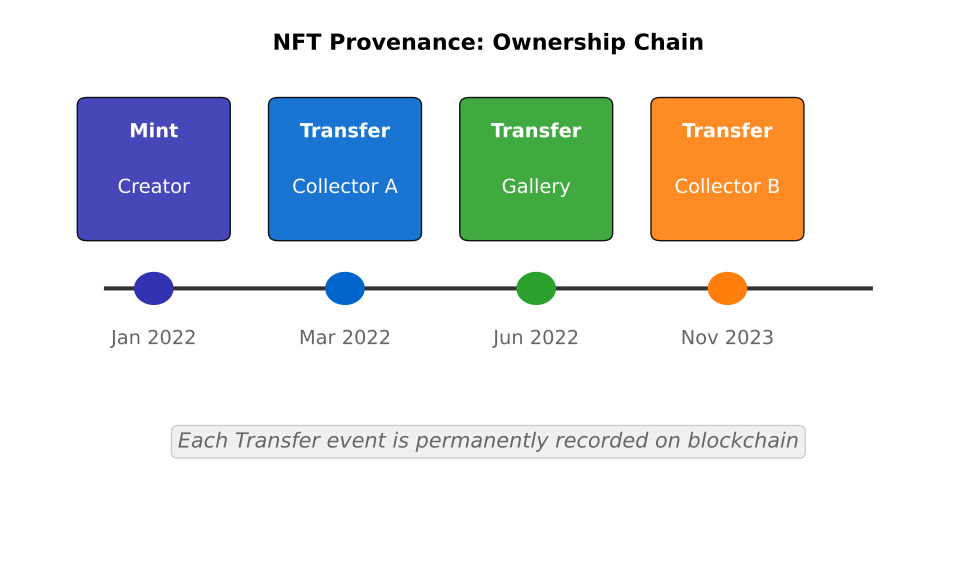

Reproduce this figure in Python.
"""NFT Provenance Chain"""
import matplotlib.pyplot as plt
import matplotlib.patches as mpatches
from pathlib import Path

plt.rcParams.update({'font.size': 14, 'figure.figsize': (10, 6), 'figure.dpi': 150})
fig, ax = plt.subplots(figsize=(10, 6))
ax.set_xlim(0, 10)
ax.set_ylim(0, 7)
ax.axis('off')
ax.text(5, 6.5, 'NFT Provenance: Ownership Chain', fontsize=16, ha='center', fontweight='bold')
ax.plot([1, 9], [3.5, 3.5], color='#333333', lw=3, zorder=1)

events = [(1.5, 'Mint', 'Creator', '#3333B2', 'Jan 2022'),
          (3.5, 'Transfer', 'Collector A', '#0066CC', 'Mar 2022'),
          (5.5, 'Transfer', 'Gallery', '#2CA02C', 'Jun 2022'),
          (7.5, 'Transfer', 'Collector B', '#FF7F0E', 'Nov 2023')]

for x, event, name, color, date in events:
    circle = plt.Circle((x, 3.5), 0.2, color=color, zorder=2)
    ax.add_patch(circle)
    box = mpatches.FancyBboxPatch((x-0.7, 4.2), 1.4, 1.6, boxstyle="round,pad=0.1", facecolor=color, edgecolor='black', alpha=0.9)
    ax.add_patch(box)
    ax.text(x, 5.4, event, fontsize=11, ha='center', color='white', fontweight='bold')
    ax.text(x, 4.7, name, fontsize=10, ha='center', color='white')
    ax.text(x, 2.8, date, fontsize=10, ha='center', color='#666666')

ax.text(5, 1.5, 'Each Transfer event is permanently recorded on blockchain', fontsize=12, ha='center', style='italic', color='#666666', bbox=dict(boxstyle='round', facecolor='#F0F0F0', edgecolor='#CCCCCC'))
plt.tight_layout()
plt.savefig(Path(__file__).parent / 'chart.pdf', bbox_inches='tight', dpi=300)
plt.close()
